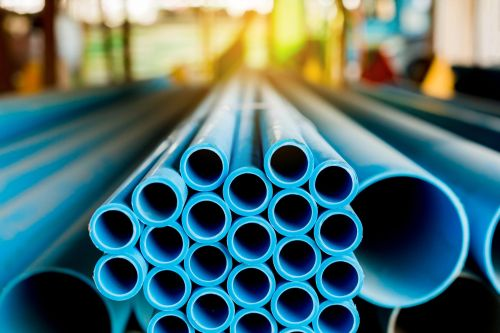
#> input picture day2-assignment/test-images/sample_image2.jpeg, 500 x 333 px
$ python -i circle-detector.py   (imports and definitions only)
#> lines starting #> are read from the running program, lines starting #| are printed output that depends on the picture
#> further down, picture is the input picture: shape (333, 500, 3); mean B, G, R 113.8, 112.8, 78.2
import cv2
import matplotlib.pyplot as plt
import numpy as np
import os
import tkinter as tk
from tkinter import filedialog, ttk
# %%
input_dir = 'test-images'
output_dir = 'results'

# %%
# [98 lines left out: functions preprocess_image, plot_image, detect_circles, visualize_circles, calculate_statistics, main, not called in this run]


def cv_to_tk(img):
    if len(img.shape) == 2:
        img = cv2.cvtColor(img, cv2.COLOR_GRAY2RGB)
    else:
        img = cv2.cvtColor(img, cv2.COLOR_BGR2RGB)

    img = cv2.resize(img, (360, 360))
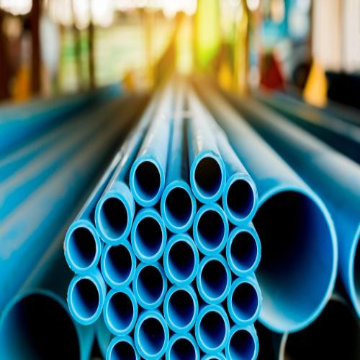
#> img: shape (360, 360, 3); mean R, G, B 78.1, 112.7, 113.7
    h, w, _ = img.shape
#> h = 360; w = 360
    ppm = f"P6 {w} {h} 255 ".encode() + img.tobytes()
    return tk.PhotoImage(data=ppm, format="PPM")

# [29 lines left out: functions select_image, action, not called in this run]


input_dir = "test-images"
output_dir = "output-sketches"

img_path = None


# [1 line not run here, left out]
color_mode = tk.BooleanVar(value=False)
# [4 lines not run here, left out]

# Main container
# [1 line that did not run here, left out]
# [1 line not run here, left out]

# Top control frame
# [1 line that did not run here, left out]
# [5 lines not run here, left out]

# [1 line that did not run here, left out]
# [2 lines not run here, left out]

# [1 line that did not run here, left out]
# [5 lines not run here, left out]

# Image display frame
# [1 line that did not run here, left out]
# [1 line not run here, left out]

default_original_img = tk.PhotoImage(height=360, width=360)  # Placeholder for original image
default_sketch_img = tk.PhotoImage(height=360, width=360)  # Placeholder for detected circles image

# [1 line that did not run here, left out]
# [1 line not run here, left out]

# [1 line that did not run here, left out]
# [8 lines not run here, left out]

>>> import cv2
>>> picture = cv2.imread('test-images/sample_image2.jpeg')
>>> result = cv_to_tk(picture)
